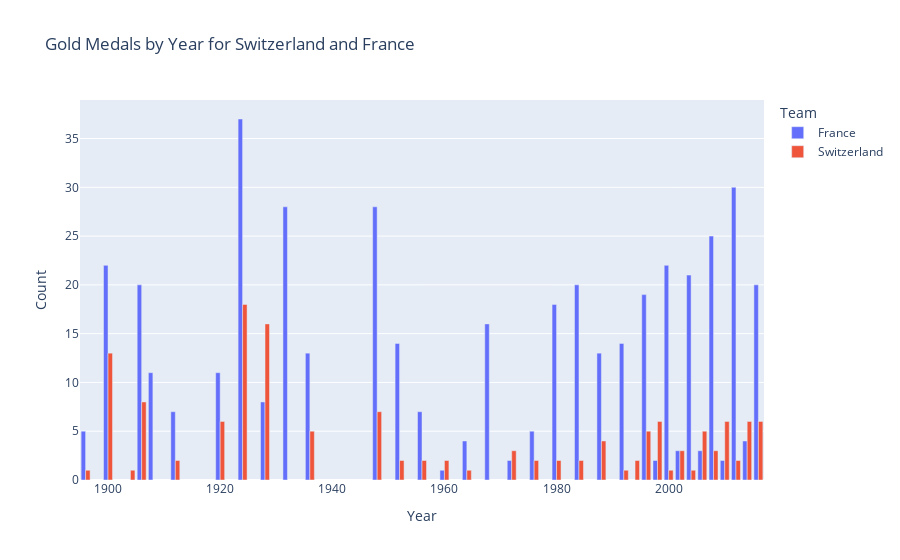

Notebook code cell kept with this figure:
### Code cell
import plotly.express as px


px.bar(gold_CH_FRA, x='Year', y='Count', color='Team', title='Gold Medals by Year for Switzerland and France', barmode='group')

### Figure 1 — Plotly figure (JSON) as saved in the notebook; plotly's stock layout.template omitted (floating-point values rounded to 4 significant figures)
{"data": [{"alignmentgroup": "True", "hovertemplate": "Team=France<br>Year=%{x}<br>Count=%{y}<extra></extra>", "legendgroup": "France", "marker": {"color": "#636efa", "pattern": {"shape": ""}}, "name": "France", "offsetgroup": "France", "orientation": "v", "showlegend": true, "textposition": "auto", "type": "bar", "x": [1896, 1900, 1906, 1908, 1912, 1920, 1924, 1928, 1932, 1936, 1948, 1952, 1956, 1960, 1964, 1968, 1972, 1976, 1980, 1984, 1988, 1992, 1996, 1998, 2000, 2002, 2004, 2006, 2008, 2010, 2012, 2014, 2016], "xaxis": "x", "y": [5, 22, 20, 11, 7, 11, 37, 8, 28, 13, 28, 14, 7, 1, 4, 16, 2, 5, 18, 20, 13, 14, 19, 2, 22, 3, 21, 3, 25, 2, 30, 4, 20], "yaxis": "y"}, {"alignmentgroup": "True", "hovertemplate": "Team=Switzerland<br>Year=%{x}<br>Count=%{y}<extra></extra>", "legendgroup": "Switzerland", "marker": {"color": "#EF553B", "pattern": {"shape": ""}}, "name": "Switzerland", "offsetgroup": "Switzerland", "orientation": "v", "showlegend": true, "textposition": "auto", "type": "bar", "x": [1896, 1900, 1904, 1906, 1912, 1920, 1924, 1928, 1936, 1948, 1952, 1956, 1960, 1964, 1972, 1976, 1980, 1984, 1988, 1992, 1994, 1996, 1998, 2000, 2002, 2004, 2006, 2008, 2010, 2012, 2014, 2016], "xaxis": "x", "y": [1, 13, 1, 8, 2, 6, 18, 16, 5, 7, 2, 2, 2, 1, 3, 2, 2, 2, 4, 1, 2, 5, 6, 1, 3, 1, 5, 3, 6, 2, 6, 6], "yaxis": "y"}], "layout": {"barmode": "group", "legend": {"title": {"text": "Team"}, "tracegroupgap": 0}, "title": {"text": "Gold Medals by Year for Switzerland and France"}, "xaxis": {"anchor": "y", "domain": [0, 1], "title": {"text": "Year"}}, "yaxis": {"anchor": "x", "domain": [0, 1], "title": {"text": "Count"}}}}
